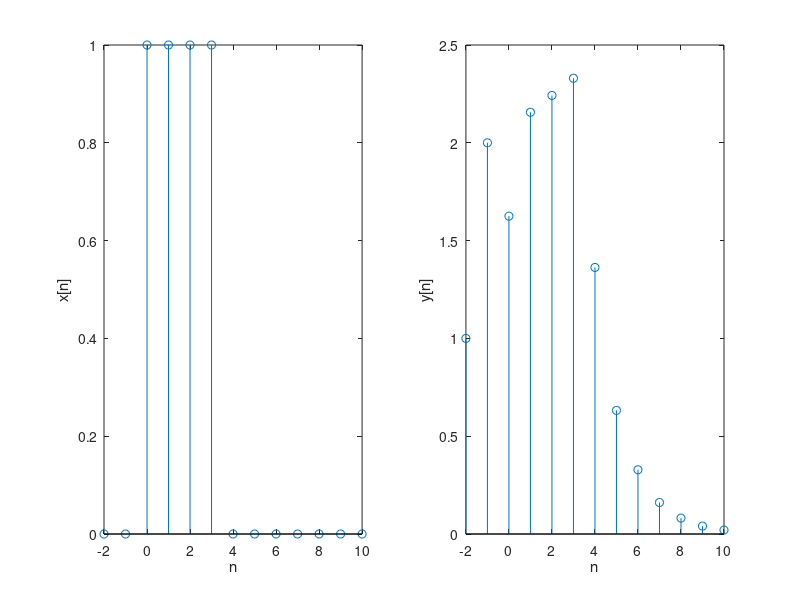

Write MATLAB code to recreate this figure.
n= -2:10;
unitstep = zeros(size(n)); 
unitstep2 = zeros(size(n));
unitstep(n>=0) = 1; 
unitstep2(n>3)=1;
x=unitstep-unitstep2;
c = [1 2]
y = [c]
for i = 3:13
y(i) = y(i-2)*0.125+y(i-1)*0.25+x(i)+0.5*x(i-1)
end
 subplot(1,2,1)
stem(n,x)
ylabel('x[n]')
xlabel('n')
subplot(1,2,2)
stem(n,y)
ylabel('y[n]')
xlabel('n')